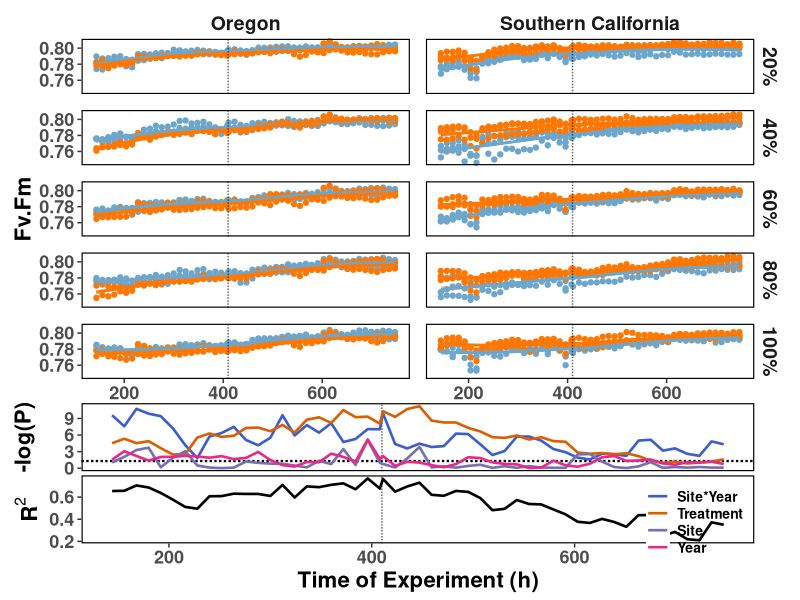
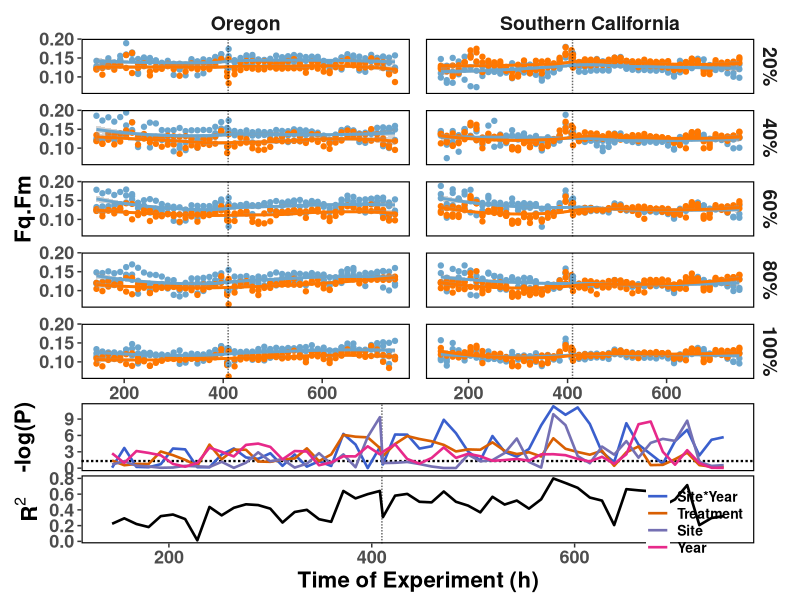
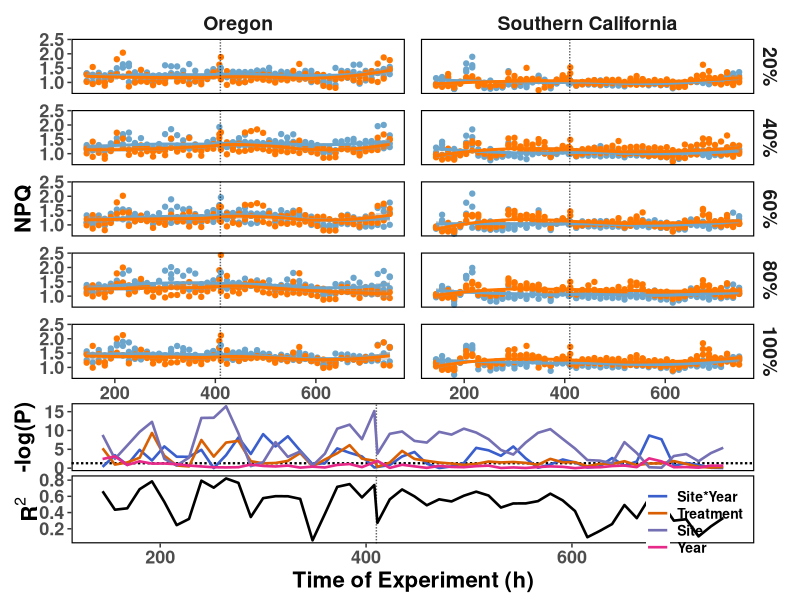
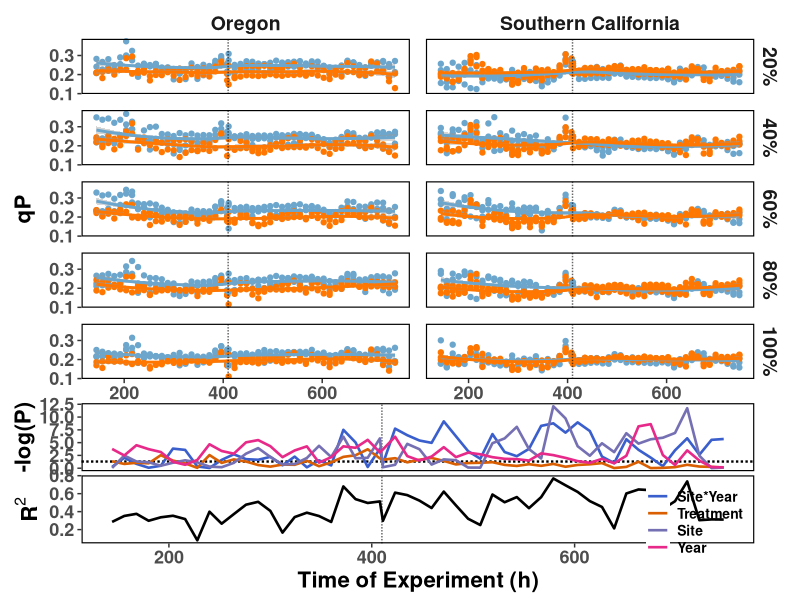
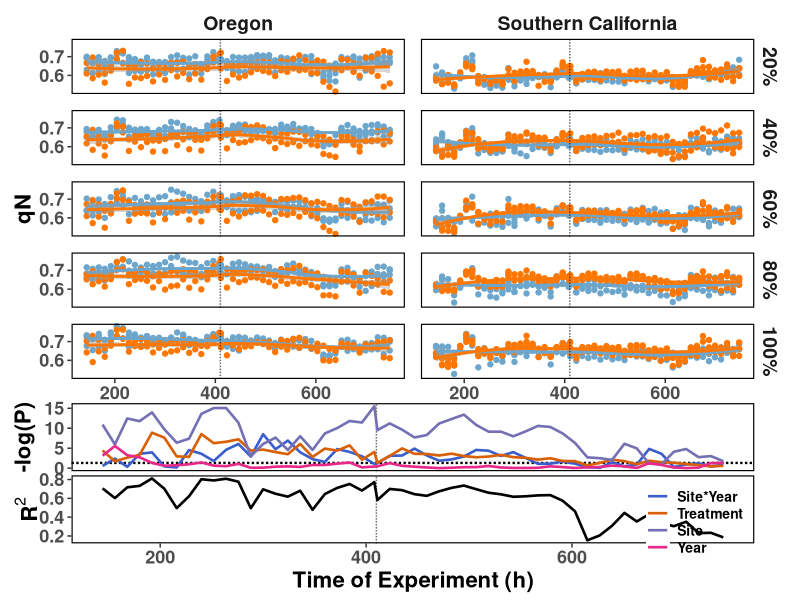
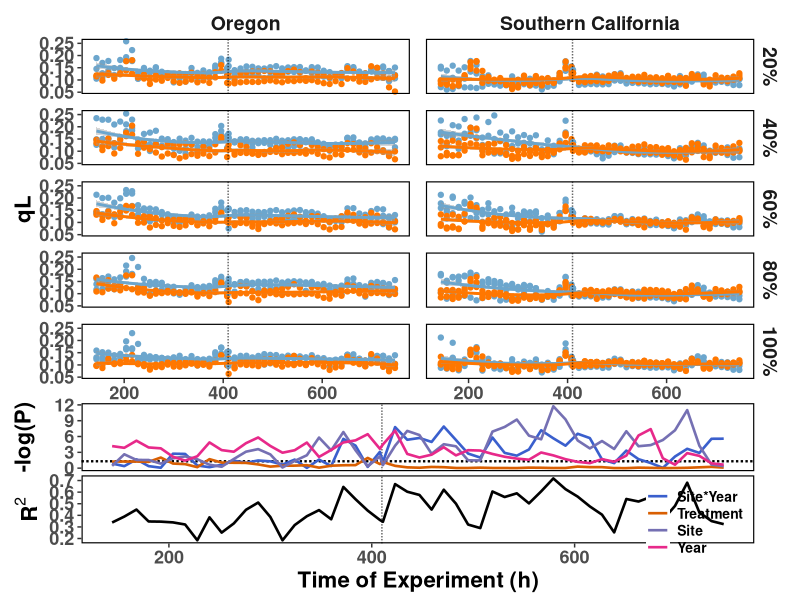
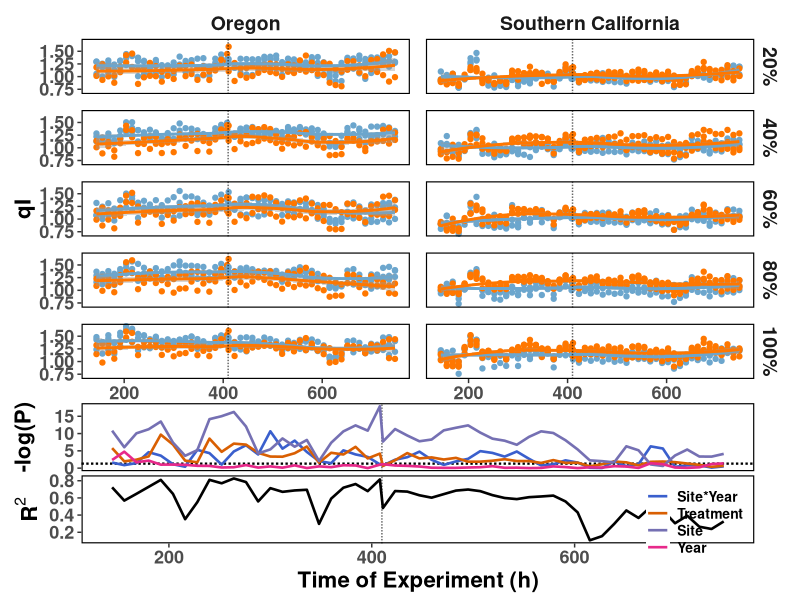
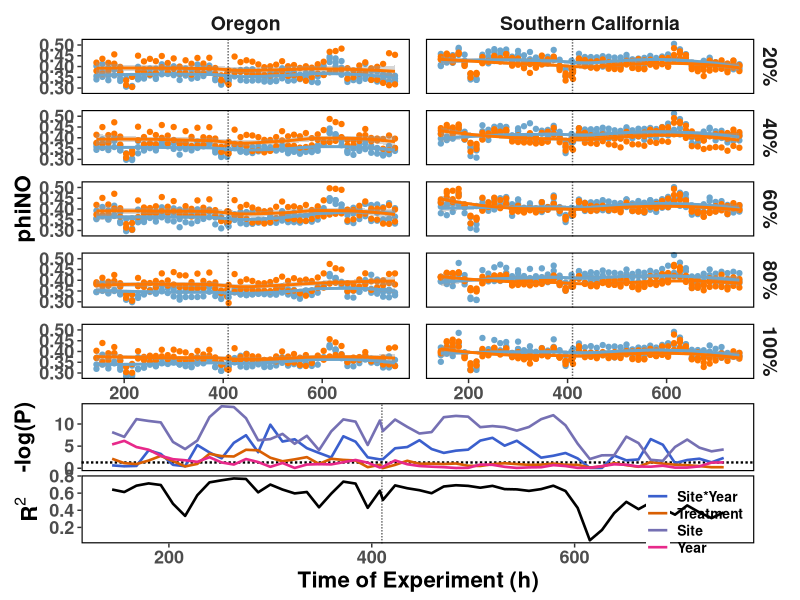

These figures' R source, in order:
##################################################################################
## Fig 2 : Fv/FM and Chlorophyll graphs with P-values
## For each response variable: all-treatments plot (top) + -log10(P) (middle)
## + adjusted R2 (bottom), stacked like Fig 1A. Dashed vertical line at TOE = 410.
###################################################################################
# Import libraries
library(tidyverse)
library(car)
library(patchwork)   # needs ggplot2 >= 3.5.0 for legend.position.inside

# Import Data
PS2_all <- read_csv("data/PS2_all.csv") %>%
  mutate(Treatment = factor(Treatment, levels = c("20%", "40%", "60%", "80%", "100%")),
         Timepoint = factor(Timepoint, levels = c("Early", "Late")),
         Year      = factor(Year, levels = c(2010, 2014)),
         Site      = factor(Site, levels = c("Oregon", "California")))

# Colors by Year
year_colors <- c("2010" = "skyblue3", "2014" = "#FF7700")

# Vertical dashed line position (Time of Experiment)
toe_line <- 410   # >>> adjust here <<<

# Output folders
dir.create("paper_graphs/Supplemental/all_treatments", recursive = TRUE, showWarnings = FALSE)

############################################################################################################
# Shared theme (used by top, middle and lower panels)
fig_theme <- theme_bw() + theme(
  panel.grid = element_blank(),
  panel.border = element_rect(color = "black", fill = NA, linewidth = 0.8),
  panel.spacing = unit(0.8, "lines"),
  axis.text = element_text(size = 13, face = "bold"),
  axis.title = element_text(color = "black", size = 16, face = "bold"),
  axis.ticks.length = unit(3, "pt"),
  legend.title = element_blank(),
  legend.text = element_text(size = 14, face = "bold"),
  strip.text = element_text(size = 14, face = "bold"),
  strip.background = element_blank(),
  plot.margin = margin(t = 0, r = 5, b = 0, l = 5)
)

# Pull y titles of the middle and lower panels in toward the axis (negative = inward)
ytitle_gap_lower <- -4

# Term colors / labels for the p-value lines
term_cols   <- c("Site:Year" = "royalblue3", "Treatment" = "#D95F02",
                 "Site" = "#7570B3", "Year" = "#E7298A")
term_labels <- c("Site:Year" = "Site*Year", "Treatment" = "Treatment",
                 "Site" = "Site", "Year" = "Year")

# Dashed vertical line used on every panel
vline_410 <- geom_vline(xintercept = toe_line, color = "black", linetype = "11",
                        linewidth = 0.5, alpha = 0.6, show.legend = FALSE)

# Fit the model at one TOE; returns P for each term and adjusted R2
fit_one <- function(d, var) {
  m <- lm(as.formula(paste(var, "~ Site*Year + Treatment")), data = d,
          contrasts = list(Site = "contr.sum", Year = "contr.sum", Treatment = "contr.sum"))
  a <- as.data.frame(Anova(m, type = 3)) %>%
    rownames_to_column("Term") %>%
    filter(Term %in% c("Site", "Year", "Treatment", "Site:Year")) %>%
    select(Term, P = `Pr(>F)`)
  a$adjR2 <- summary(m)$adj.r.squared
  a
}

############################################################################################################
###################################### Multi-Spectral Data  ################################################
############################################################################################################

response_vars <- c("Fv.Fm", "Fq.Fm", "NPQ", "qP", "qN", "qL", "qI",
                   "phiNO", "phiNPQ", "npq.t", "ChlIdx", "AriIdx", "NDVI")

for (var in response_vars) {
  
  # ---- stats at each TOE ----
  toe_stats <- PS2_all %>%
    group_by(TOE) %>%
    group_modify(~ tryCatch(fit_one(.x, var),
                            error = function(e) tibble(Term = NA_character_, P = NA_real_, adjR2 = NA_real_))) %>%
    ungroup() %>%
    filter(!is.na(Term)) %>%
    mutate(Term = factor(Term, levels = c("Site:Year", "Treatment", "Site", "Year")),
           negLogP = -log10(P))
  
  # ---- top: all treatments ----
  p_top <- ggplot(PS2_all, aes(x = TOE, y = .data[[var]], color = Year)) +
    geom_point() +
    scale_color_manual(values = year_colors, name = "Year") +
    geom_smooth() +
    vline_410 +
    facet_grid(Treatment ~ Site,
               labeller = labeller(Site = c("Oregon" = "Oregon", "California" = "Southern California"))) +
    labs(x = NULL, y = var) +
    fig_theme +
    theme(legend.position = "none")
  
  # ---- middle: -log10(P); legend lives in the R2 panel ----
  p_mid <- ggplot(toe_stats, aes(x = TOE, y = negLogP, color = Term)) +
    geom_hline(yintercept = -log10(0.05), color = "black", linetype = "11", linewidth = 0.8) +
    vline_410 +
    geom_line(linewidth = 0.9) +
    scale_color_manual(values = term_cols, labels = term_labels) +
    labs(x = NULL, y = "-log(P)") +
    fig_theme +
    theme(legend.position = "none",
          axis.title.y = element_text(color = "black", size = 16, face = "bold",
                                      margin = margin(r = ytitle_gap_lower)),
          axis.text.x = element_blank(),
          axis.ticks.x = element_blank())
  
  # ---- bottom: adjusted R2 (carries the legend for the P-value lines) ----
  p_r2 <- toe_stats %>% distinct(TOE, adjR2) %>%
    ggplot(aes(x = TOE, y = adjR2)) +
    vline_410 +
    geom_line(linewidth = 0.9) +
    geom_line(data = toe_stats %>% mutate(adjR2 = NA_real_),   # invisible; only creates legend entries
              aes(color = Term), linewidth = 0.9, na.rm = TRUE) +
    scale_color_manual(values = term_cols, labels = term_labels) +
    labs(x = "Time of Experiment (h)", y = expression(bold(R^2))) +
    fig_theme +
    theme(axis.title.y = element_text(color = "black", size = 16, face = "bold",
                                      margin = margin(r = ytitle_gap_lower)),
          legend.position = "inside",
          legend.position.inside = c(0.995, 0.93),   # upper right of R2; adjust here
          legend.justification = c(1, 1),
          legend.background = element_blank(),
          legend.text = element_text(size = 10, face = "bold"),
          legend.key.size = unit(0.85, "lines"),
          legend.key.width = unit(1.2, "lines"))
  
  fig <- (p_top / p_mid / p_r2) + plot_layout(heights = c(5, 1, 1))
  
  ggsave(paste0("paper_graphs/Supplemental/all_treatments/", tolower(var), "_all.pdf"),
         plot = fig, width = 12, height = 18, units = "in")
  
  message("Done: ", var)
}
